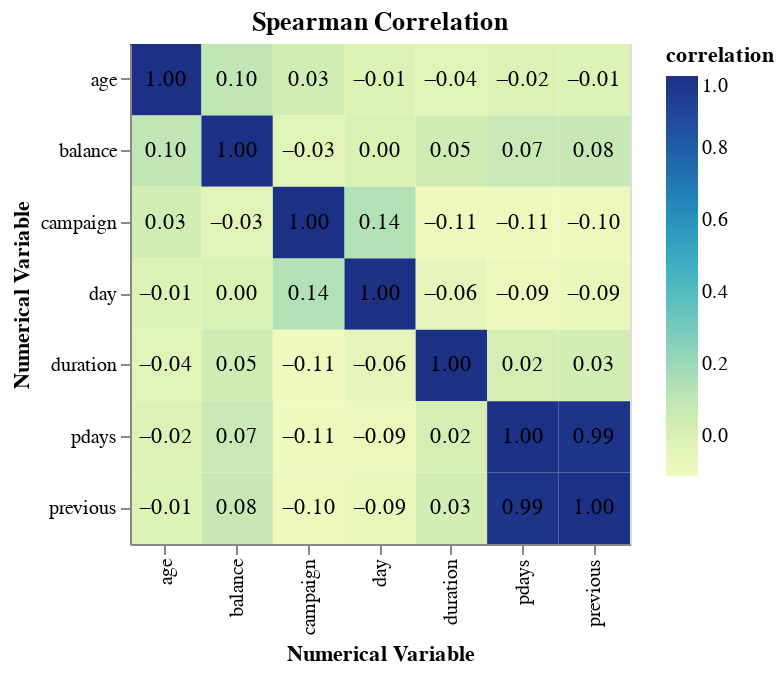

Notebook code for this chart:
### Code cell
# measure monotonic (incl. non-linear) relationship
# FIXME: does it matter? If we apply linear models, we're more afraid of collinearity, i.e. linear relationship
spearman_corr_df = train_df[numerical_cols].corr("spearman").unstack().reset_index()
spearman_corr_df.columns = ["num_variable_0", "num_variable_1", "correlation"]

corr_heatmap = alt.Chart(spearman_corr_df, title="Spearman Correlation").mark_rect().encode(
    x=alt.X("num_variable_0").title("Numerical Variable"),
    y=alt.Y("num_variable_1").title("Numerical Variable"),
    color="correlation:Q"
).properties(
    width=250,
    height=250
)

text = alt.Chart(spearman_corr_df).mark_text().encode(
    x=alt.X("num_variable_0").title("Numerical Variable"),
    y=alt.Y("num_variable_1").title("Numerical Variable"),
    text=alt.Text("correlation:Q", format=".2f")
)

corr_heatmap + text

### Figure 1 — Vega specification as saved in the notebook (floating-point values rounded to 4 significant figures)
{"$schema": "https://vega.github.io/schema/vega/v5.json", "data": [{"name": "source_0", "values": [{"correlation": 1.0, "num_variable_0": "age", "num_variable_1": "age"}, {"correlation": 0.09853, "num_variable_0": "age", "num_variable_1": "balance"}, {"correlation": -0.009384, "num_variable_0": "age", "num_variable_1": "day"}, {"correlation": -0.03525, "num_variable_0": "age", "num_variable_1": "duration"}, {"correlation": 0.03491, "num_variable_0": "age", "num_variable_1": "campaign"}, {"correlation": -0.01875, "num_variable_0": "age", "num_variable_1": "pdays"}, {"correlation": -0.01328, "num_variable_0": "age", "num_variable_1": "previous"}, {"correlation": 0.09853, "num_variable_0": "balance", "num_variable_1": "age"}, {"correlation": 1.0, "num_variable_0": "balance", "num_variable_1": "balance"}, {"correlation": 0.00323, "num_variable_0": "balance", "num_variable_1": "day"}, {"correlation": 0.04743, "num_variable_0": "balance", "num_variable_1": "duration"}, {"correlation": -0.03078, "num_variable_0": "balance", "num_variable_1": "campaign"}, {"correlation": 0.07063, "num_variable_0": "balance", "num_variable_1": "pdays"}, {"correlation": 0.08016, "num_variable_0": "balance", "num_variable_1": "previous"}, {"correlation": -0.009384, "num_variable_0": "day", "num_variable_1": "age"}, {"correlation": 0.00323, "num_variable_0": "day", "num_variable_1": "balance"}, {"correlation": 1.0, "num_variable_0": "day", "num_variable_1": "day"}, {"correlation": -0.0572, "num_variable_0": "day", "num_variable_1": "duration"}, {"correlation": 0.1403, "num_variable_0": "day", "num_variable_1": "campaign"}, {"correlation": -0.08983, "num_variable_0": "day", "num_variable_1": "pdays"}, {"correlation": -0.08525, "num_variable_0": "day", "num_variable_1": "previous"}, {"correlation": -0.03525, "num_variable_0": "duration", "num_variable_1": "age"}, {"correlation": 0.04743, "num_variable_0": "duration", "num_variable_1": "balance"}, {"correlation": -0.0572, "num_variable_0": "duration", "num_variable_1": "day"}, {"correlation": 1.0, "num_variable_0": "duration", "num_variable_1": "duration"}, {"correlation": -0.1111, "num_variable_0": "duration", "num_variable_1": "campaign"}, {"correlation": 0.02483, "num_variable_0": "duration", "num_variable_1": "pdays"}, {"correlation": 0.02825, "num_variable_0": "duration", "num_variable_1": "previous"}, {"correlation": 0.03491, "num_variable_0": "campaign", "num_variable_1": "age"}, {"correlation": -0.03078, "num_variable_0": "campaign", "num_variable_1": "balance"}, {"correlation": 0.1403, "num_variable_0": "campaign", "num_variable_1": "day"}, {"correlation": -0.1111, "num_variable_0": "campaign", "num_variable_1": "duration"}, {"correlation": 1.0, "num_variable_0": "campaign", "num_variable_1": "campaign"}, {"correlation": -0.1075, "num_variable_0": "campaign", "num_variable_1": "pdays"}, {"correlation": -0.1036, "num_variable_0": "campaign", "num_variable_1": "previous"}, {"correlation": -0.01875, "num_variable_0": "pdays", "num_variable_1": "age"}, {"correlation": 0.07063, "num_variable_0": "pdays", "num_variable_1": "balance"}, {"correlation": -0.08983, "num_variable_0": "pdays", "num_variable_1": "day"}, {"correlation": 0.02483, "num_variable_0": "pdays", "num_variable_1": "duration"}, {"correlation": -0.1075, "num_variable_0": "pdays", "num_variable_1": "campaign"}, {"correlation": 1.0, "num_variable_0": "pdays", "num_variable_1": "pdays"}, {"correlation": 0.9858, "num_variable_0": "pdays", "num_variable_1": "previous"}, {"correlation": -0.01328, "num_variable_0": "previous", "num_variable_1": "age"}, {"correlation": 0.08016, "num_variable_0": "previous", "num_variable_1": "balance"}, {"correlation": -0.08525, "num_variable_0": "previous", "num_variable_1": "day"}, {"correlation": 0.02825, "num_variable_0": "previous", "num_variable_1": "duration"}, {"correlation": -0.1036, "num_variable_0": "previous", "num_variable_1": "campaign"}, {"correlation": 0.9858, "num_variable_0": "previous", "num_variable_1": "pdays"}, {"correlation": 1.0, "num_variable_0": "previous", "num_variable_1": "previous"}]}, {"name": "data_0", "values": [{"correlation": 1.0, "num_variable_0": "age", "num_variable_1": "age"}, {"correlation": 0.09853, "num_variable_0": "age", "num_variable_1": "balance"}, {"correlation": -0.009384, "num_variable_0": "age", "num_variable_1": "day"}, {"correlation": -0.03525, "num_variable_0": "age", "num_variable_1": "duration"}, {"correlation": 0.03491, "num_variable_0": "age", "num_variable_1": "campaign"}, {"correlation": -0.01875, "num_variable_0": "age", "num_variable_1": "pdays"}, {"correlation": -0.01328, "num_variable_0": "age", "num_variable_1": "previous"}, {"correlation": 0.09853, "num_variable_0": "balance", "num_variable_1": "age"}, {"correlation": 1.0, "num_variable_0": "balance", "num_variable_1": "balance"}, {"correlation": 0.00323, "num_variable_0": "balance", "num_variable_1": "day"}, {"correlation": 0.04743, "num_variable_0": "balance", "num_variable_1": "duration"}, {"correlation": -0.03078, "num_variable_0": "balance", "num_variable_1": "campaign"}, {"correlation": 0.07063, "num_variable_0": "balance", "num_variable_1": "pdays"}, {"correlation": 0.08016, "num_variable_0": "balance", "num_variable_1": "previous"}, {"correlation": -0.009384, "num_variable_0": "day", "num_variable_1": "age"}, {"correlation": 0.00323, "num_variable_0": "day", "num_variable_1": "balance"}, {"correlation": 1.0, "num_variable_0": "day", "num_variable_1": "day"}, {"correlation": -0.0572, "num_variable_0": "day", "num_variable_1": "duration"}, {"correlation": 0.1403, "num_variable_0": "day", "num_variable_1": "campaign"}, {"correlation": -0.08983, "num_variable_0": "day", "num_variable_1": "pdays"}, {"correlation": -0.08525, "num_variable_0": "day", "num_variable_1": "previous"}, {"correlation": -0.03525, "num_variable_0": "duration", "num_variable_1": "age"}, {"correlation": 0.04743, "num_variable_0": "duration", "num_variable_1": "balance"}, {"correlation": -0.0572, "num_variable_0": "duration", "num_variable_1": "day"}, {"correlation": 1.0, "num_variable_0": "duration", "num_variable_1": "duration"}, {"correlation": -0.1111, "num_variable_0": "duration", "num_variable_1": "campaign"}, {"correlation": 0.02483, "num_variable_0": "duration", "num_variable_1": "pdays"}, {"correlation": 0.02825, "num_variable_0": "duration", "num_variable_1": "previous"}, {"correlation": 0.03491, "num_variable_0": "campaign", "num_variable_1": "age"}, {"correlation": -0.03078, "num_variable_0": "campaign", "num_variable_1": "balance"}, {"correlation": 0.1403, "num_variable_0": "campaign", "num_variable_1": "day"}, {"correlation": -0.1111, "num_variable_0": "campaign", "num_variable_1": "duration"}, {"correlation": 1.0, "num_variable_0": "campaign", "num_variable_1": "campaign"}, {"correlation": -0.1075, "num_variable_0": "campaign", "num_variable_1": "pdays"}, {"correlation": -0.1036, "num_variable_0": "campaign", "num_variable_1": "previous"}, {"correlation": -0.01875, "num_variable_0": "pdays", "num_variable_1": "age"}, {"correlation": 0.07063, "num_variable_0": "pdays", "num_variable_1": "balance"}, {"correlation": -0.08983, "num_variable_0": "pdays", "num_variable_1": "day"}, {"correlation": 0.02483, "num_variable_0": "pdays", "num_variable_1": "duration"}, {"correlation": -0.1075, "num_variable_0": "pdays", "num_variable_1": "campaign"}, {"correlation": 1.0, "num_variable_0": "pdays", "num_variable_1": "pdays"}, {"correlation": 0.9858, "num_variable_0": "pdays", "num_variable_1": "previous"}, {"correlation": -0.01328, "num_variable_0": "previous", "num_variable_1": "age"}, {"correlation": 0.08016, "num_variable_0": "previous", "num_variable_1": "balance"}, {"correlation": -0.08525, "num_variable_0": "previous", "num_variable_1": "day"}, {"correlation": 0.02825, "num_variable_0": "previous", "num_variable_1": "duration"}, {"correlation": -0.1036, "num_variable_0": "previous", "num_variable_1": "campaign"}, {"correlation": 0.9858, "num_variable_0": "previous", "num_variable_1": "pdays"}, {"correlation": 1.0, "num_variable_0": "previous", "num_variable_1": "previous"}]}, {"name": "data_0_x_domain_num_variable_0_0", "values": [{"num_variable_0": "age"}, {"num_variable_0": "balance"}, {"num_variable_0": "day"}, {"num_variable_0": "duration"}, {"num_variable_0": "campaign"}, {"num_variable_0": "pdays"}, {"num_variable_0": "previous"}]}, {"name": "source_0_x_domain_num_variable_0_1", "values": [{"num_variable_0": "age"}, {"num_variable_0": "balance"}, {"num_variable_0": "day"}, {"num_variable_0": "duration"}, {"num_variable_0": "campaign"}, {"num_variable_0": "pdays"}, {"num_variable_0": "previous"}]}, {"name": "data_0_y_domain_num_variable_1_0", "values": [{"num_variable_1": "age"}, {"num_variable_1": "balance"}, {"num_variable_1": "day"}, {"num_variable_1": "duration"}, {"num_variable_1": "campaign"}, {"num_variable_1": "pdays"}, {"num_variable_1": "previous"}]}, {"name": "source_0_y_domain_num_variable_1_1", "values": [{"num_variable_1": "age"}, {"num_variable_1": "balance"}, {"num_variable_1": "day"}, {"num_variable_1": "duration"}, {"num_variable_1": "campaign"}, {"num_variable_1": "pdays"}, {"num_variable_1": "previous"}]}, {"name": "data_0_color_domain_correlation", "values": [{"min": -0.1111, "max": 1.0}]}], "marks": [{"type": "rect", "name": "layer_0_marks", "from": {"data": "data_0"}, "encode": {"update": {"description": {"signal": "\"Numerical Variable: \" + (isValid(datum[\"num_variable_0\"]) ? datum[\"num_variable_0\"] : \"\"+datum[\"num_variable_0\"]) + \"; correlation: \" + (format(datum[\"correlation\"], \"\"))"}, "x": {"field": "num_variable_0", "scale": "x"}, "y": {"field": "num_variable_1", "scale": "y"}, "width": {"signal": "max(0.25, bandwidth('x'))"}, "height": {"signal": "max(0.25, bandwidth('y'))"}, "fill": {"field": "correlation", "scale": "color"}}}, "style": ["rect"]}, {"type": "text", "name": "layer_1_marks", "from": {"data": "source_0"}, "encode": {"update": {"description": {"signal": "\"Numerical Variable: \" + (isValid(datum[\"num_variable_0\"]) ? datum[\"num_variable_0\"] : \"\"+datum[\"num_variable_0\"]) + \"; correlation: \" + (format(datum[\"correlation\"], \".2f\"))"}, "text": {"signal": "format(datum[\"correlation\"], \".2f\")"}, "align": {"value": "center"}, "baseline": {"value": "middle"}, "y": {"field": "num_variable_1", "scale": "y", "band": 0.5}, "fill": {"value": "black"}, "x": {"field": "num_variable_0", "scale": "x", "band": 0.5}}}, "style": ["text"]}], "scales": [{"name": "x", "type": "band", "domain": {"fields": [{"data": "data_0_x_domain_num_variable_0_0", "field": "num_variable_0"}, {"data": "source_0_x_domain_num_variable_0_1", "field": "num_variable_0"}], "sort": true}, "range": [0, {"signal": "width"}], "paddingInner": 0, "paddingOuter": 0}, {"name": "y", "type": "band", "domain": {"fields": [{"data": "data_0_y_domain_num_variable_1_0", "field": "num_variable_1"}, {"data": "source_0_y_domain_num_variable_1_1", "field": "num_variable_1"}], "sort": true}, "range": [0, {"signal": "height"}], "paddingInner": 0, "paddingOuter": 0}, {"name": "color", "type": "linear", "domain": [{"signal": "(data(\"data_0_color_domain_correlation\")[0] || {}).min"}, {"signal": "(data(\"data_0_color_domain_correlation\")[0] || {}).max"}], "range": "heatmap", "zero": false, "interpolate": "hcl"}], "axes": [{"scale": "x", "orient": "bottom", "labelAlign": "right", "labelAngle": 270, "labelBaseline": "middle", "zindex": 1, "title": "Numerical Variable", "grid": false}, {"scale": "y", "title": "Numerical Variable", "grid": false, "zindex": 1, "orient": "left"}], "title": {"text": "Spearman Correlation", "frame": "group"}, "width": 250, "height": 250, "background": "white", "style": "cell", "padding": 5, "legends": [{"fill": "color", "gradientLength": {"signal": "clamp(height, 64, 200)"}, "title": "correlation"}]}
